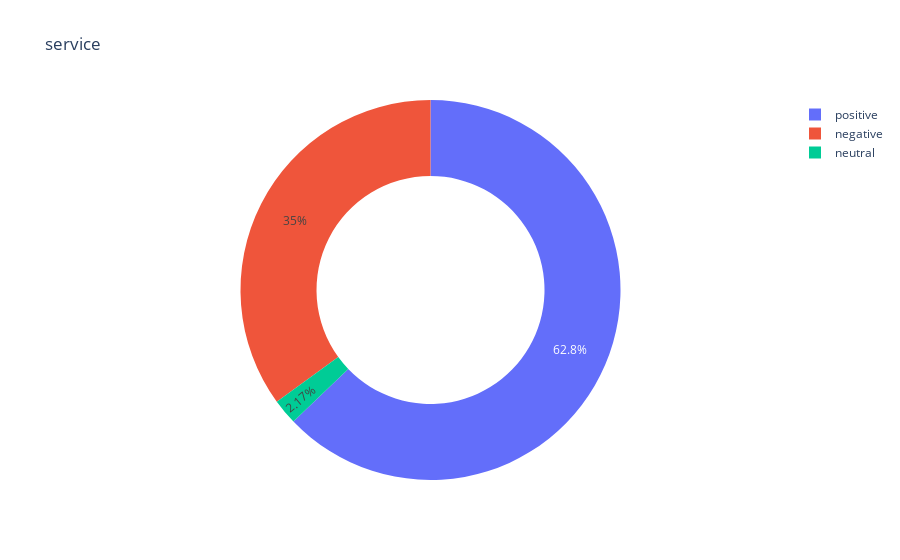

Source (notebook cell):
### Markdown cell above
60% customers are happy with the staff of the airline.

### Code cell
data = df[df['predicted_labels']== labels[4]]
plot_data(data,labels[4])

### Figure 1 — Plotly figure (JSON) as saved in the notebook; plotly's stock layout.template omitted (floating-point values rounded to 4 significant figures)
{"data": [{"domain": {"x": [0, 1], "y": [0, 1]}, "hole": 0.6, "hovertemplate": "label=%{label}<br>value=%{value}<extra></extra>", "labels": ["negative", "neutral", "positive"], "legendgroup": "", "name": "", "showlegend": true, "type": "pie", "values": [161, 10, 289]}], "layout": {"legend": {"tracegroupgap": 0}, "title": {"text": "service"}}}
